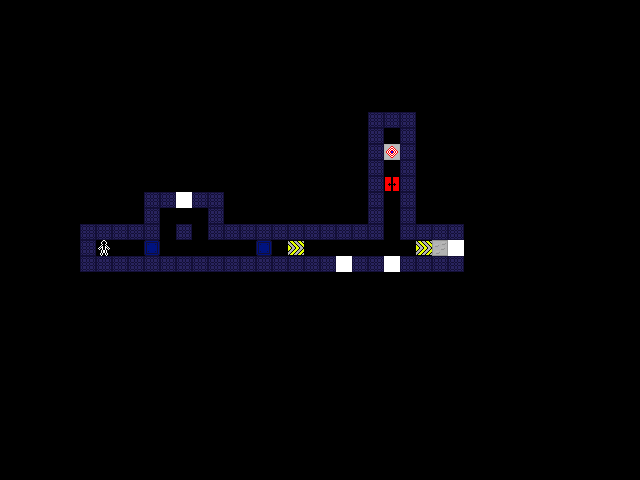

Tiled map render using the project's own tile images. Description and the map definition, with tile-layer contents summarised, below:
An orthogonal 40x30 tile map with 16x16 px tiles, 5 tile layers (tiles, pieces, pieces2, pieces3, ...) and 3 objects.

<map version="1.10" tiledversion="1.10.2" orientation="orthogonal" renderorder="right-down" width="40" height="30" tilewidth="16" tileheight="16" infinite="0" nextlayerid="8" nextobjectid="10">
 <tileset firstgid="1" name="tiles" tilewidth="16" tileheight="16" tilecount="81" columns="9">
  <image source="tiles.png" width="144" height="144" />
 </tileset>
 <layer id="1" name="tiles" width="40" height="30">
  <data>[1200 cells, 71 non-empty, 4 distinct tile ids]</data>
 </layer>
 <layer id="2" name="pieces" width="40" height="30">
  <data>[1200 cells, 7 non-empty, 4 distinct tile ids]</data>
 </layer>
 <layer id="6" name="pieces2" width="40" height="30">
  <data>[1200 cells, 1 non-empty, 1 distinct tile ids]</data>
 </layer>
 <layer id="7" name="pieces3" width="40" height="30">
  <data>[1200 cells, 0 non-empty, 0 distinct tile ids]</data>
 </layer>
 <layer id="3" name="actors" width="40" height="30">
  <data>[1200 cells, 1 non-empty, 1 distinct tile ids]</data>
 </layer>
 <objectgroup id="5" name="connectors">
  <object id="7" x="328.667" y="248.333">
   <polyline points="0,0 96.6667,0.333333" />
  </object>
  <object id="8" x="392.667" y="232.667">
   <polyline points="0,0 0.666667,-48" />
  </object>
  <object id="9" x="136" y="248">
   <polyline points="0,0 161,0.666667" />
  </object>
 </objectgroup>
</map>
